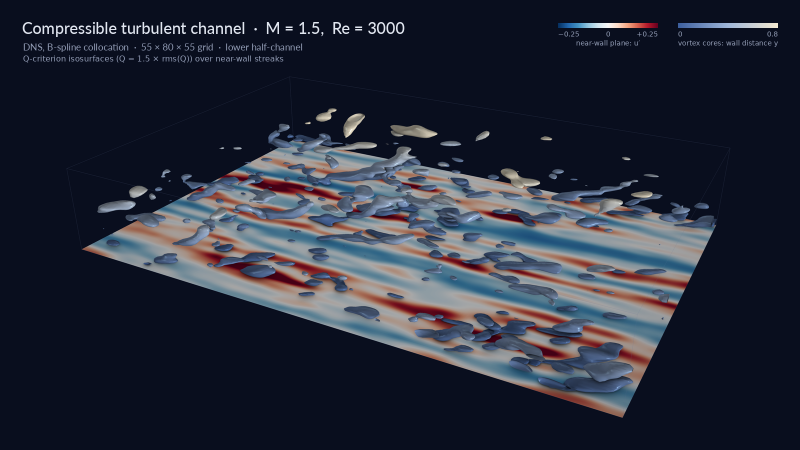
#> input picture assets/channel/channel_render.png, 1600 x 900 px (shown at 1/2 size)
$ python make_readme_assets.py
#> lines starting #> are read from the running program, lines starting #| are printed output that depends on the picture
"""Regenerate the README figures in assets/.

    python tools/make_readme_assets.py

Inputs (all in the repository):
  assets/channel/channel_render.png   channel DNS render (tools/render_channel.py)
  data/channel_spectra/*.csv           1-D streamwise energy spectra, turbulent channel
  python/bspline_filter                2-D Burgers errors are recomputed here
Numbers for the robustness, cost and MMS figures are the published tables of the
paper and dissertation, listed below.
"""
from __future__ import annotations

import sys
from pathlib import Path

import matplotlib

matplotlib.use("Agg")
import matplotlib.pyplot as plt  # noqa: E402
import numpy as np  # noqa: E402
from PIL import Image, ImageDraw, ImageFont  # noqa: E402

ROOT = Path(__file__).resolve().parents[1]
ASSETS = ROOT / "assets"
STYLE = ROOT / "tools" / "lab.mplstyle"
sys.path.insert(0, str(ROOT / "python"))

INK, TEAL, AMBER, SLATE, CORAL, GRAY = "#1B2A41", "#0F9D8A", "#F2A541", "#3D5A80", "#E07A5F", "#8D99AE"

# Paper Table 11 / dissertation Table 14.5: time to floating-point exception, Re = 3000, t in [0, 100].
BLOWUP = [("Optimized 13pt-II", 4.13), ("Optimized 13pt-I", 4.55), ("Optimized 11pt-I", 6.21),
          ("Compact, 8th-order boundary", 8.11), ("Optimized 11pt-II", 8.46),
          ("Compact, 6th-order boundary", 10.28), ("Compact, 4th-order boundary", 11.43),
          ("Optimized 9pt-I", 13.34), ("Optimized 9pt-II", 14.37)]
# Paper Table 12 / dissertation Table 14.6: time per Runge-Kutta step, 60 x 80 x 60 grid.
COST = [("Unfiltered", 1.731), ("Constant\n$\\lambda$", 1.735), ("Optimized\n$\\lambda$", 1.881),
        ("Optimized\n$\\lambda$ + $\\vec{\\lambda}$", 2.110)]
# Dissertation Table 14.3: MMS L-infinity errors, degree-7 B-splines, 3-D compressible Navier-Stokes.
MMS_N = np.array([40, 60, 80, 100, 120, 140, 160, 180])
MMS = {
    "$\\rho$": [3.58e-1, 1.45e-2, 1.88e-3, 4.15e-4, 1.27e-4, 4.85e-5, 2.15e-5, 1.05e-5],
    "$T$": [3.21e0, 1.73e-1, 2.20e-2, 4.76e-3, 1.41e-3, 5.37e-4, 2.38e-4, 1.16e-4],
    "$u_1$, $u_3$": [1.14e0, 4.56e-2, 5.49e-3, 1.16e-3, 3.44e-4, 1.32e-4, 5.92e-5, 2.91e-5],
    "$u_2$": [1.81e0, 1.03e-1, 1.34e-2, 2.93e-3, 8.74e-4, 3.39e-4, 1.51e-4, 7.42e-5],
}


def _font(size: int, bold: bool = False):
    names = ["Lato-Bold.ttf", "DejaVuSans-Bold.ttf"] if bold else ["Lato-Regular.ttf", "DejaVuSans.ttf"]
    for d in ("/usr/share/fonts/truetype/lato", "/usr/share/fonts/truetype/dejavu"):
        for n in names:
            p = Path(d) / n
            if p.exists():
                return ImageFont.truetype(str(p), size)
    return ImageFont.load_default()


def hero() -> None:
    """1600 x 560 banner: channel DNS render with title and subtitle."""
    W, H, bg = 1600, 560, (9, 14, 30)
    src = Image.open(ASSETS / "channel" / "channel_render.png").convert("RGB")
#> src is the input picture: PIL image 1600x900 RGB; mean R, G, B 38.9, 43.2, 57.4
    scene = src.crop((140, 145, 1600, 845))
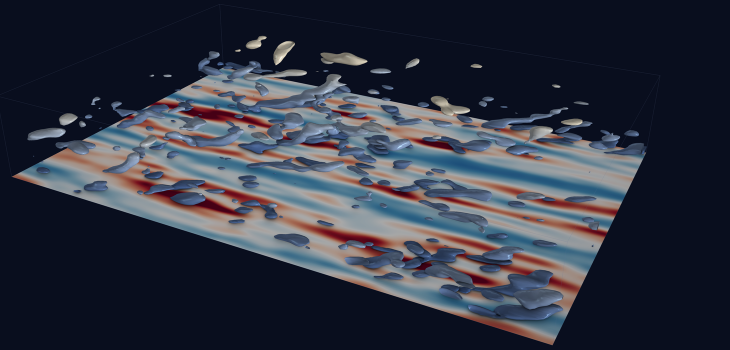
#> scene: PIL image 1460x700 RGB (shown at 1/2 size); mean R, G, B 48.9, 52.9, 66.4
    sw = 1000
    scene = scene.resize((sw, int(scene.height * sw / scene.width)), Image.LANCZOS)
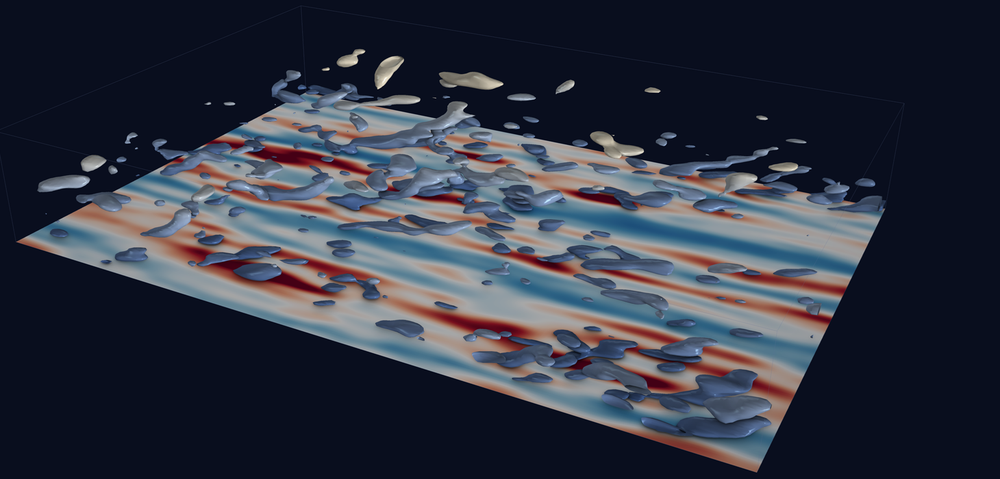
#> scene: PIL image 1000x479 RGB; mean R, G, B 48.9, 52.9, 66.4
    canvas = Image.new("RGB", (W, H), bg)
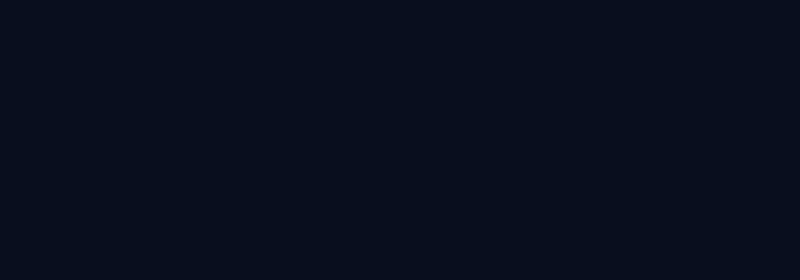
#> canvas: PIL image 1600x560 RGB (shown at 1/2 size); mean R, G, B 9, 14, 30
    x0, y0 = W - sw - 10, (H - scene.height) // 2 + 10
#> x0 = 590; y0 = 50
    canvas.paste(scene, (x0, y0))
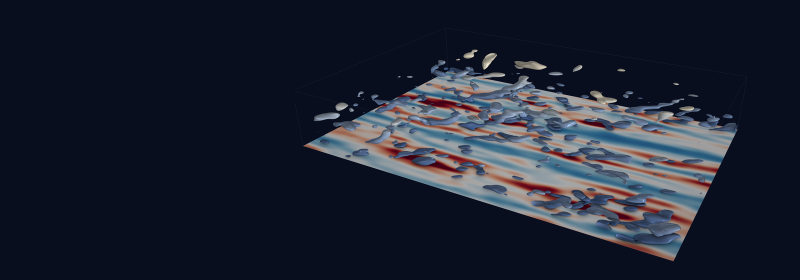
#> canvas: PIL image 1600x560 RGB (shown at 1/2 size); mean R, G, B 30.3, 34.8, 49.4
    d = ImageDraw.Draw(canvas)
    d.text((56, 62), "high-order-turbulence-dns", font=_font(54, bold=True), fill=(236, 240, 246))
    for i, line in enumerate(["High-order B-spline DNS of compressible",
                              "turbulence with provably stable,",
                              "boundary-consistent filtering and",
                              "GCV-selected filter strength"]):
        d.text((58, 140 + 38 * i), line, font=_font(28), fill=(200, 208, 222))
    for i, line in enumerate(["Channel flow, M = 1.5, Re = 3000",
                              "55 x 80 x 55 grid, iteration 138,000"]):
        d.text((58, H - 100 + 30 * i), line, font=_font(21), fill=(150, 162, 186))
    d.line([(58, 312), (330, 312)], fill=(15, 157, 138), width=4)
    canvas.save(ASSETS / "hero.png", optimize=True)
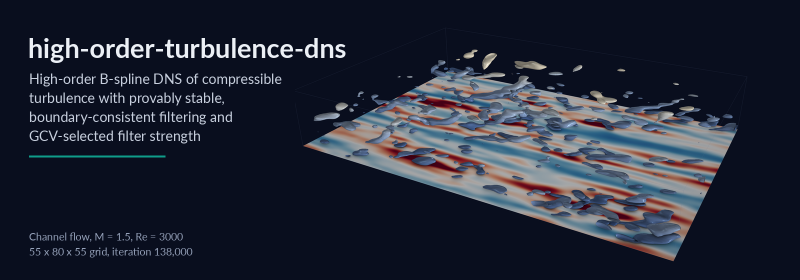
#> saved as hero.png: PIL image 1600x560 RGB (shown at 1/2 size); mean R, G, B 35, 39.6, 54.1


def card_robustness() -> None:
    """Time to divergence at Re = 3000 versus the B-spline filter."""
    fig, ax = plt.subplots(figsize=(8.0, 4.6))
    names = [n for n, _ in BLOWUP] + ["Compact, 2nd-order centered", "B-spline filter (any strength)"]
    times = [t for _, t in BLOWUP] + [100.0, 100.0]
    colors = [AMBER] * len(BLOWUP) + [GRAY, TEAL]
    y = np.arange(len(names))
    ax.barh(y, times, color=colors, height=0.68)
    for yi, t, c in zip(y, times, colors):
        label = f"diverged at t = {t:.2f}" if t < 100 else "stable to t = 100"
        ax.text(t + 1.2, yi, label, va="center", fontsize=10, color=INK)
    ax.set_yticks(y, names, fontsize=10)
    ax.set_xlim(0, 125)
    ax.set_xticks([0, 25, 50, 75, 100])
    ax.set_xlabel("simulated time before floating-point exception")
    ax.grid(axis="y", visible=False)
    ax.set_title("Channel flow at Re = 3000: B-spline filter stays stable,\n"
                 "9 of 10 finite-difference filters diverge", loc="left")
    fig.text(0.01, -0.035, "Degree-7 B-splines, 60 x 80 x 60 grid, M = 1.5. Gray: stable but 2nd-order "
             "accurate at the wall.", fontsize=8.5, color=GRAY)
    fig.savefig(ASSETS / "card_robustness.png")
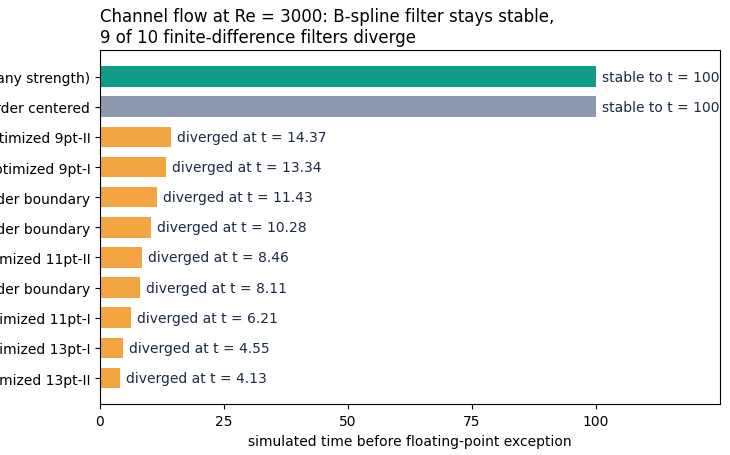
#> figure drawn by matplotlib, 1 panel
    plt.close(fig)


def card_accuracy_cost() -> None:
    """2-D Burgers error (recomputed) and cost per Runge-Kutta step (published timing)."""
    from bspline_filter import burgers2d

    cases = ["unfiltered", "optimized-scalar", "optimized-vector"]
    errs = [burgers2d.solve(c)["linf_u"] for c in cases]
    fig, (a, b) = plt.subplots(1, 2, figsize=(10.5, 4.4), gridspec_kw={"wspace": 0.38})
    a.bar([0, 1, 2], errs, color=[AMBER, SLATE, TEAL], width=0.62)
    a.set_yscale("log")
    a.set_ylim(5e-3, 6e-1)
    a.set_xticks([0, 1, 2], ["Unfiltered", "Optimized\n$\\lambda$", "Optimized\n$\\vec{\\lambda}$"])
    for i, e in enumerate(errs):
        a.text(i, e * 1.25, f"{e:.2e}", ha="center", fontsize=10.5, color=INK)
    a.set_ylabel("$L_\\infty$ error at t = 1")
    a.set_title("(a) 2-D Burgers, 20 x 20, degree 7", fontsize=12, loc="left")
    a.grid(axis="x", visible=False)
    base = COST[0][1]
    rel = [(t / base - 1.0) * 100 for _, t in COST]
    b.bar(range(4), [t for _, t in COST], color=[AMBER, SLATE, SLATE, TEAL], width=0.62)
    for i, (r, (_, t)) in enumerate(zip(rel, COST)):
        b.text(i, t + 0.04, "baseline" if i == 0 else f"+{r:.1f}%", ha="center", fontsize=10.5,
               color=INK)
    b.set_xticks(range(4), [n for n, _ in COST], fontsize=10)
    b.set_ylim(0, 2.5)
    b.set_ylabel("seconds per Runge-Kutta step")
    b.set_title("(b) channel DNS, 60 x 80 x 60", fontsize=12, loc="left")
    b.grid(axis="x", visible=False)
    fig.suptitle(f"{errs[0] / errs[2]:.0f}x lower error; filter adds 0.2% to 22% per step",
                 x=0.06, ha="left", fontsize=15, fontweight="bold", color=INK, y=1.02)
    fig.savefig(ASSETS / "card_accuracy_cost.png")
    plt.close(fig)


def card_mms() -> None:
    """Sixth-order convergence of the filtered 3-D compressible solver (MMS)."""
    fig, ax = plt.subplots(figsize=(7.6, 4.8))
    markers = ["o", "s", "^", "D"]
    for (name, e), m, c in zip(MMS.items(), markers, [TEAL, SLATE, CORAL, AMBER]):
        ax.loglog(MMS_N, e, marker=m, color=c, lw=2, ms=6, label=name)
    ref = 1.6e-5 * (MMS_N / 180.0) ** -6
    ax.loglog(MMS_N[2:], ref[2:], "--", color=INK, lw=1.4, label="slope 6")
    ax.set_xlabel("points per direction (N x N x N)")
    ax.set_ylabel("$L_\\infty$ error")
    ax.set_xticks(MMS_N[::1], [str(n) for n in MMS_N])
    ax.minorticks_off()
    ax.legend(ncol=2, loc="lower left")
    order = np.log(np.array(MMS["$\\rho$"][-2]) / MMS["$\\rho$"][-1]) / np.log(180 / 160)
    ax.set_title(f"Sixth-order convergence of the filtered 3-D compressible\n"
                 f"Navier-Stokes solver (observed {order:.2f} for density)", loc="left")
    fig.text(0.01, -0.035, "Manufactured solutions, degree-7 B-splines, 6th-derivative penalty, "
             "GCV-optimized vector strength (wall-normal) and scalar strengths (periodic).", fontsize=8.5, color=GRAY)
    fig.savefig(ASSETS / "card_mms.png")
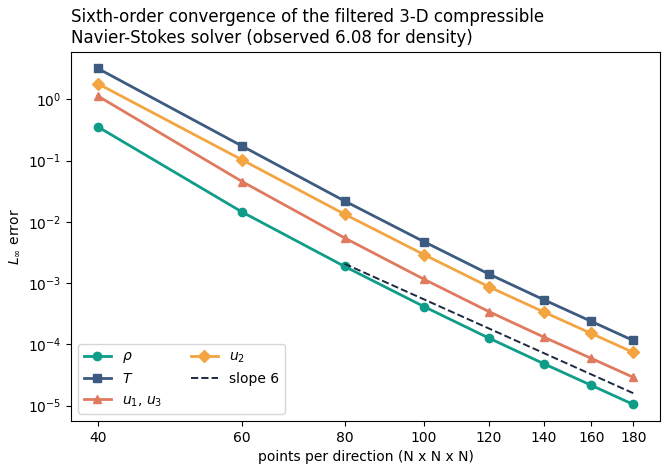
#> figure drawn by matplotlib, 1 panel
    plt.close(fig)


def card_spectra() -> None:
    """Streamwise energy spectra of the under-resolved channel versus reference DNS."""
    d = ROOT / "data" / "channel_spectra"
    scale = 3.26239  # normalization used in the published figure
    fig, ax = plt.subplots(figsize=(7.6, 4.8))
    spec = [("unfiltered", "Unfiltered", AMBER, "--"),
            ("constant_scalar", "Constant $\\lambda^2 = 10^{-6}$", SLATE, "--"),
            ("optimized_scalar", "Optimized $\\lambda$", CORAL, "--"),
            ("optimized_vector", "Optimized $\\vec{\\lambda}$", TEAL, "-")]
#> (the run stopped early here; a loop or call above may not have finished)

$ run again, with assets/channel/channel_panels.png copied over assets/channel/channel_render.png
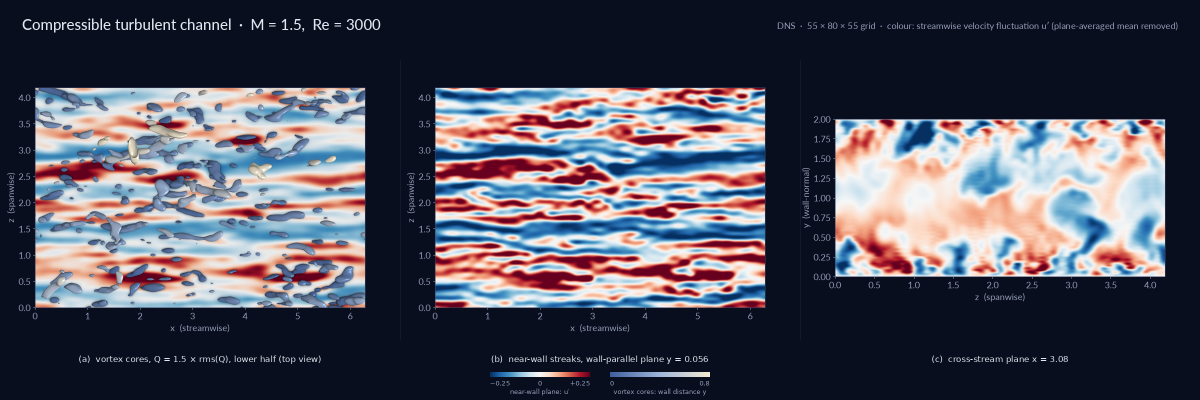
#> input picture assets/channel/channel_panels.png, 2400 x 800 px (shown at 1/2 size)
#> in hero, src is the input picture: PIL image 2400x800 RGB; mean R, G, B 79.2, 78.6, 91.8
#> in hero, `scene = scene.resize((sw, int(scene.height * sw / scene.width)), Image..`:
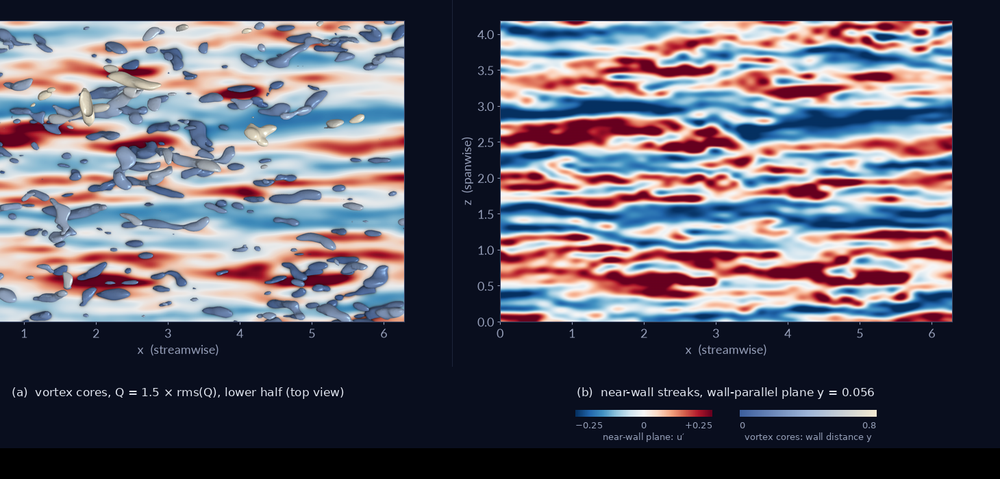
#> scene: PIL image 1000x479 RGB; mean R, G, B 93.6, 90.9, 103.8
#> in hero, `canvas.save(ASSETS / "hero.png", optimize=True)`:
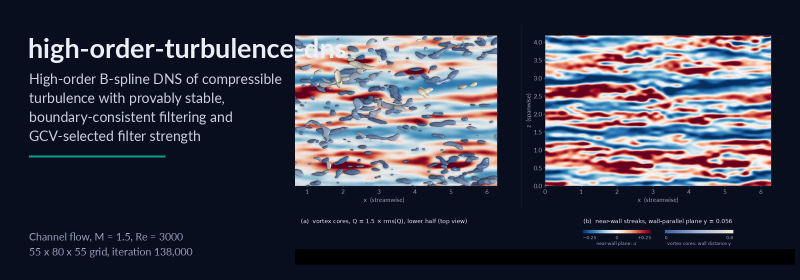
#> saved as hero.png: PIL image 1600x560 RGB (shown at 1/2 size); mean R, G, B 58.5, 59.6, 73.9
